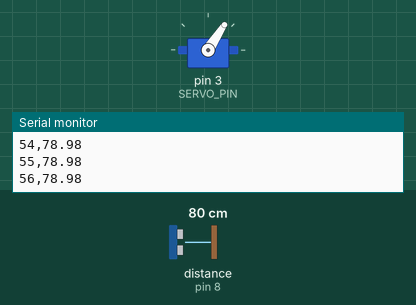
The sketch below on a simulated Arduino Uno, built with avr-gcc and run on an emulated ATmega328P. On the bench: servo, the last lines printed to the serial monitor. Wiring (inferred from the names in the program): ultrasonic range finder: trigger pin 9; echo pin 8. Inputs (shaded band) come from the test bench; at power-on: distance to the obstacle (sensor on pin 8) 80 cm. The echo pulse lasts 58.3 µs per cm.

Above: at 1.2 s.
1.3 s: distance to the obstacle (sensor on pin 8) set to 2 cm
At 2.1 s:
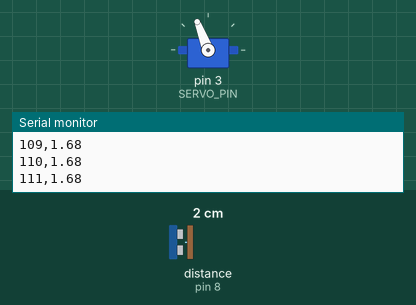
4.3 s: distance to the obstacle (sensor on pin 8) set to 250 cm
At 5.0 s:
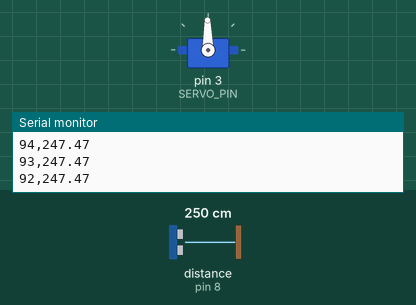
7.3 s: distance to the obstacle (sensor on pin 8) set to 4 cm
At 8.1 s:
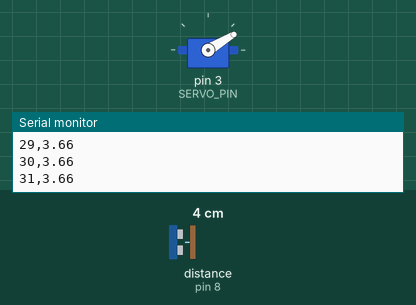
10.3 s: distance to the obstacle (sensor on pin 8) set to 35 cm
Timing chart, 0 to 14.3 s (numbered marks = the images above; inputs shaded):
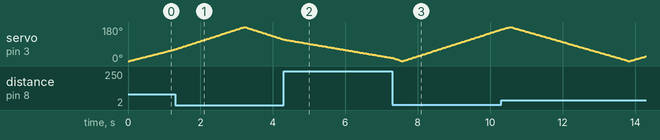

The sketch:

arduino_radar.ino.ino
```cpp
#include <Servo.h>

const int TRIG = 9;
const int ECHO = 8;
const int SERVO_PIN = 3;

float duration_us, distance_cm;
Servo myServo;

void setup() {
  Serial.begin(9600);
  pinMode(TRIG, OUTPUT);
  pinMode(ECHO, INPUT);
  myServo.attach(SERVO_PIN);
}

void loop() {
  // Sweep forward
  for (int angle = 0; angle <= 180; angle++) {
    myServo.write(angle);
    delay(15);
    distance_cm = getDistance();
    Serial.print(angle);
    Serial.print(",");
    Serial.println(distance_cm);
  }

  // Sweep backward
  for (int angle = 180; angle >= 0; angle--) {
    myServo.write(angle);
    delay(15);
    distance_cm = getDistance();
    Serial.print(angle);
    Serial.print(",");
    Serial.println(distance_cm);
  }
}

float getDistance() {
  digitalWrite(TRIG, LOW);
  delayMicroseconds(2);
  digitalWrite(TRIG, HIGH);
  delayMicroseconds(10);
  digitalWrite(TRIG, LOW);

  duration_us = pulseIn(ECHO, HIGH);
  return (0.017 * duration_us); // cm
}
```
